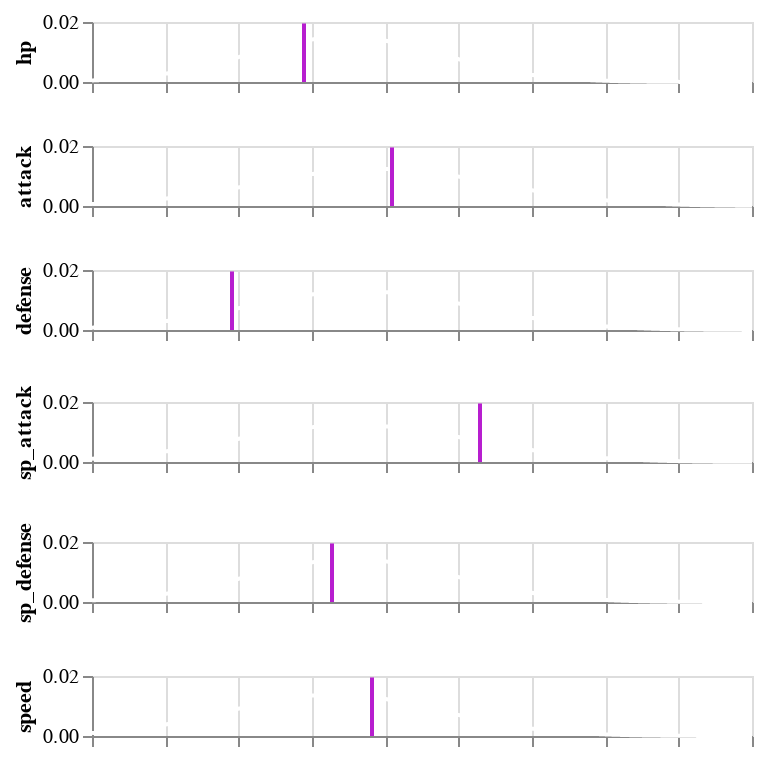

This figure's notebook cell:
### Code cell
mewtwo.SHOW

### Figure 1 — Vega-Lite specification as saved in the notebook (floating-point values rounded to 4 significant figures; data arrays with more than 128 entries replaced by an {"elided": "..."} marker saying what was removed)
{"$schema": "https://vega.github.io/schema/vega-lite/v2.6.0.json", "config": {"text": {"angle": 90, "color": "white"}, "view": {"height": 300, "width": 400}}, "datasets": {"data-befba9a85dc339b9acaf9ca72544468e": [{"y": 0}, {"y": 0.0003983}, {"y": 0.0007965}, {"y": 0.001195}, {"y": 0.001593}, {"y": 0.001991}, {"y": 0.00239}, {"y": 0.002788}, {"y": 0.003186}, {"y": 0.003584}, {"y": 0.003983}, {"y": 0.004381}, {"y": 0.004779}, {"y": 0.005177}, {"y": 0.005576}, {"y": 0.005974}, {"y": 0.006372}, {"y": 0.00677}, {"y": 0.007169}, {"y": 0.007567}, {"y": 0.007965}, {"y": 0.008363}, {"y": 0.008762}, {"y": 0.00916}, {"y": 0.009558}, {"y": 0.009957}, {"y": 0.01035}, {"y": 0.01075}, {"y": 0.01115}, {"y": 0.01155}, {"y": 0.01195}, {"y": 0.01235}, {"y": 0.01274}, {"y": 0.01314}, {"y": 0.01354}, {"y": 0.01394}, {"y": 0.01434}, {"y": 0.01474}, {"y": 0.01513}, {"y": 0.01553}, {"y": 0.01593}, {"y": 0.01633}, {"y": 0.01673}, {"y": 0.01713}, {"y": 0.01752}, {"y": 0.01792}, {"y": 0.01832}, {"y": 0.01872}, {"y": 0.01912}, {"y": 0.01951}], "data-c5bd6da23d9c3f4768f2fc8f076536d8": {"elided": "1000 records"}}, "vconcat": [{"layer": [{"data": {"name": "data-c5bd6da23d9c3f4768f2fc8f076536d8"}, "encoding": {"x": {"axis": {"labels": false}, "field": "x", "title": null, "type": "quantitative"}, "y": {"field": "hp", "title": "hp", "type": "quantitative"}}, "height": 30, "mark": {"color": "white", "type": "line"}, "width": 330}, {"data": {"name": "data-befba9a85dc339b9acaf9ca72544468e"}, "encoding": {"x": {"value": 106}, "y": {"field": "y", "title": "", "type": "quantitative"}}, "mark": {"color": "#B71ECF", "type": "line"}}]}, {"layer": [{"data": {"name": "data-c5bd6da23d9c3f4768f2fc8f076536d8"}, "encoding": {"x": {"axis": {"labels": false}, "field": "x", "title": null, "type": "quantitative"}, "y": {"field": "attack", "title": "attack", "type": "quantitative"}}, "height": 30, "mark": {"color": "white", "type": "line"}, "width": 330}, {"data": {"name": "data-befba9a85dc339b9acaf9ca72544468e"}, "encoding": {"x": {"value": 150}, "y": {"field": "y", "title": "", "type": "quantitative"}}, "mark": {"color": "#B71ECF", "type": "line"}}]}, {"layer": [{"data": {"name": "data-c5bd6da23d9c3f4768f2fc8f076536d8"}, "encoding": {"x": {"axis": {"labels": false}, "field": "x", "title": null, "type": "quantitative"}, "y": {"field": "defense", "title": "defense", "type": "quantitative"}}, "height": 30, "mark": {"color": "white", "type": "line"}, "width": 330}, {"data": {"name": "data-befba9a85dc339b9acaf9ca72544468e"}, "encoding": {"x": {"value": 70}, "y": {"field": "y", "title": "", "type": "quantitative"}}, "mark": {"color": "#B71ECF", "type": "line"}}]}, {"layer": [{"data": {"name": "data-c5bd6da23d9c3f4768f2fc8f076536d8"}, "encoding": {"x": {"axis": {"labels": false}, "field": "x", "title": null, "type": "quantitative"}, "y": {"field": "sp_attack", "title": "sp_attack", "type": "quantitative"}}, "height": 30, "mark": {"color": "white", "type": "line"}, "width": 330}, {"data": {"name": "data-befba9a85dc339b9acaf9ca72544468e"}, "encoding": {"x": {"value": 194}, "y": {"field": "y", "title": "", "type": "quantitative"}}, "mark": {"color": "#B71ECF", "type": "line"}}]}, {"layer": [{"data": {"name": "data-c5bd6da23d9c3f4768f2fc8f076536d8"}, "encoding": {"x": {"axis": {"labels": false}, "field": "x", "title": null, "type": "quantitative"}, "y": {"field": "sp_defense", "title": "sp_defense", "type": "quantitative"}}, "height": 30, "mark": {"color": "white", "type": "line"}, "width": 330}, {"data": {"name": "data-befba9a85dc339b9acaf9ca72544468e"}, "encoding": {"x": {"value": 120}, "y": {"field": "y", "title": "", "type": "quantitative"}}, "mark": {"color": "#B71ECF", "type": "line"}}]}, {"layer": [{"data": {"name": "data-c5bd6da23d9c3f4768f2fc8f076536d8"}, "encoding": {"x": {"axis": {"labels": false}, "field": "x", "title": null, "type": "quantitative"}, "y": {"field": "speed", "title": "speed", "type": "quantitative"}}, "height": 30, "mark": {"color": "white", "type": "line"}, "width": 330}, {"data": {"name": "data-befba9a85dc339b9acaf9ca72544468e"}, "encoding": {"x": {"value": 140}, "y": {"field": "y", "title": "", "type": "quantitative"}}, "mark": {"color": "#B71ECF", "type": "line"}}]}]}
